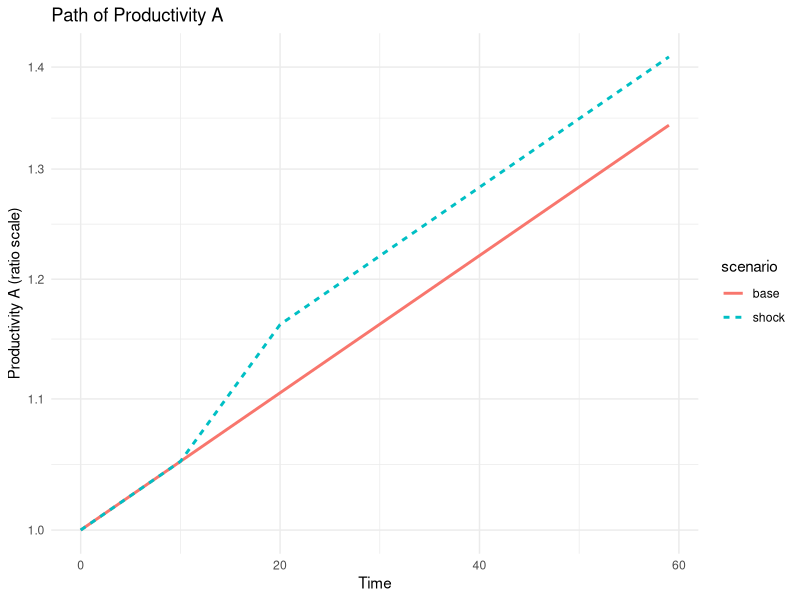
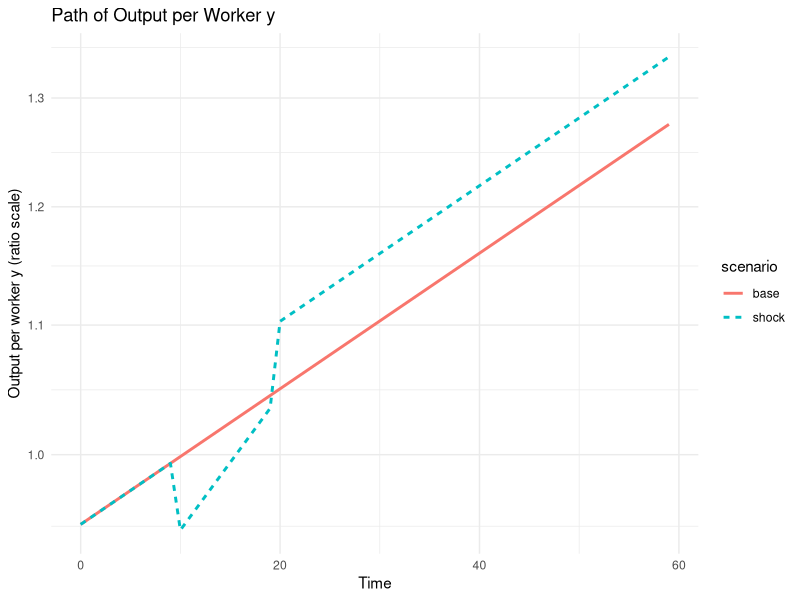
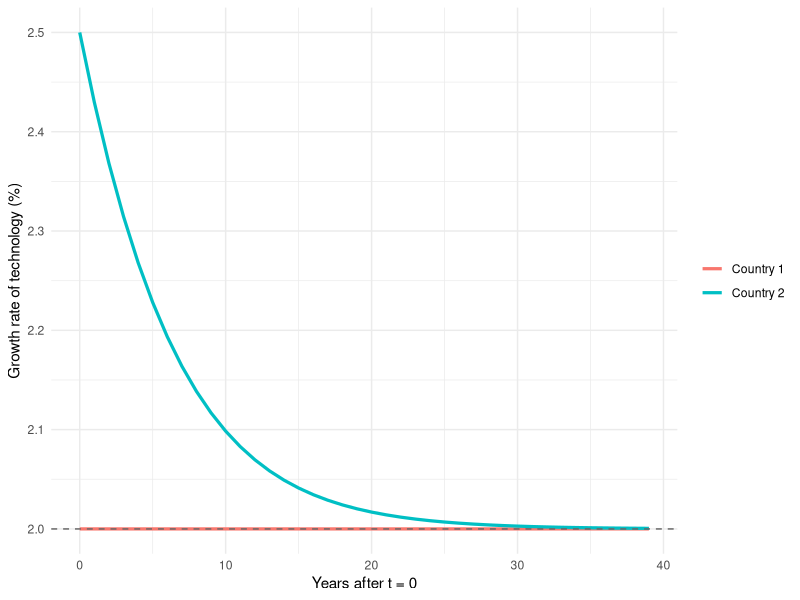

The R script that drew these images, in order:
## ---- chunk 1
knitr::opts_chunk$set(
  echo    = TRUE,
  message = FALSE,
  warning = FALSE
)
library(dplyr)
library(tibble)
library(ggplot2)
library(kableExtra)
## ---- chunk 2
alpha <- 1/3          # capital share 

countries <- tribble(             # input given data 
  ~Country,      ~y,   ~k,   ~h,
  "Netherlands", 0.78, 1.12, 0.90,
  "Paraguay",    0.16, 0.15, 0.70,
  "Pakistan",    0.15, 0.08, 0.47
) %>% 
  mutate(                                   # desired calculations 
    Factor_Accum = k^alpha * h^(1 - alpha),
    Productivity = y / Factor_Accum,
    Factor_Share = 100 * log(Factor_Accum) / log(y),
    Prod_Share   = 100 * log(Productivity) / log(y)
  )
## ---- chunk 3
knitr::kable(             # table output 
  countries %>%
    select(Country, y, k, h,
           `Factor Accum.` = Factor_Accum,
           Productivity,
           `Factor Share (%)`  = Factor_Share,
           `Prod. Share (%)`   = Prod_Share),
  digits = 3,
  caption = "Question 5 – Decomposing the 2017 income gap relative to the United States"
)
## ---- chunk 4
tbl <- data.frame(                                 # Input given data
  Country   = c("Argentina", "Uruguay", "Panama"),
  g_y       = c(0.31, 1.46, 1.59),   # Growth of output per worker (%)
  g_k       = c(0.88, 1.59, 1.97),   # Growth of capital per worker (%)
  g_h       = c(0.79, 0.73, 0.84)    # Growth of human capital per worker (%)
)

alpha <- 1/3          # capital share

tbl <- tbl |>
  mutate(             # desired calculations
    g_FA = alpha * g_k + (1 - alpha) * g_h, # Factor accumulaton growth
    g_A = g_y - g_FA,                       # TFP growth
    share_FA = 100 * g_FA / g_y, # % of growth due to FA
    share_A = 100 * g_A / g_y # % of growth due to TFP
)
## ---- chunk 5
knitr::kable(
  tbl |>
    select(Country, g_y, g_k, g_h, g_FA, g_A, share_FA, share_A),
    digits = 2,
    col.names = c("Country",
                  "\\protect$\\hat{y}$ (\\%)", 
                  "\\protect$\\hat{k}$ (\\%)", 
                  "\\protect$\\hat{h}$ (\\%)", 
                  "\\protect$\\hat{FA}$ (\\%)", 
                  "\\protect$\\hat{A}$ (\\%)",
                  "FA Share of Growth (\\%)",
                  "TFP Share of Growth (\\%)"),
    caption = "Question 6 – Growth rate decomposition, 1975‑2017",
  format = "latex",
  booktabs = TRUE,
  escape = FALSE
  ) |>
  kable_styling(latex_options = "HOLD_position")
## ---- chunk 6
library(tidyverse)

# Parameters
T          <- 60                 # periods
gamma_base <- 0.05               # baseline R&D share
gamma_high <- 0.10               # temporary high R&D share
t_start    <- 10                 # shock starts
t_end      <- 20                 # shock ends
mu         <- 10                 # idea price
A0         <- 1                  # initial productivity

# γ_A path
gammaA <- rep(gamma_base, T)
gammaA[(t_start+1):(t_end)] <- gamma_high      # R uses 1-indexing

# Growth rates of A
gA <- gammaA/mu                 #  \hat A_t

# Simulate paths
A  <- numeric(T); y  <- numeric(T)
A[1] <- A0; y[1] <- A0*(1-gammaA[1])

for(t in 2:T){
  A[t] <- A[t-1]*(1+gA[t-1])
  y[t] <- A[t]*(1-gammaA[t])
}

baseline_A <- cumprod(c(A0, rep(1+gamma_base/mu, T-1)))[1:T]
baseline_y <- baseline_A*(1-gamma_base)

sim_df <- tibble(
  period = 0:(T-1),
  A_shock = A,
  A_base  = baseline_A,
  y_shock = y,
  y_base  = baseline_y
) %>% pivot_longer(-period,
                   names_to = c("series","scenario"),
                   names_sep = "_",
                   values_to = "value")
## ---- chunk 7
ggplot(sim_df %>% filter(series=="A"),
aes(period, value, colour = scenario, linetype = scenario)) +
geom_line(size = 1) +
labs(y = "Productivity A (ratio scale)",
x = "Time",
title = "Path of Productivity A") +
scale_y_log10() +
theme_minimal()

ggplot(sim_df %>% filter(series=="y"),
aes(period, value, colour = scenario, linetype = scenario)) +
geom_line(size = 1) +
labs(y = "Output per worker y (ratio scale)",
x = "Time",
title = "Path of Output per Worker y") +
scale_y_log10() +
theme_minimal()
## ---- chunk 8
mu        <- 5
gamma_old <- 0.50
gamma_new <- 0.75

# (i) Growth rates of productivity and output per worker (equal to γ_A / μ)
g_A_old <- gamma_old / mu        # 10 % per year
g_A_new <- gamma_new / mu        # 15 % per year

# (ii) Instantaneous output drop (smaller production labor share)
drop_ratio <- (1 - gamma_new) / (1 - gamma_old)  # y_new(0) / y_old(0) = 0.25 / 0.50 = 0.5

# (iii) Time until the new path catches up with the old path (discrete compounding)
catch_up_years <- log((1 - gamma_old) / (1 - gamma_new)) /
  log((1 + g_A_new) / (1 + g_A_old))

round(c(g_A_old = g_A_old,
        g_A_new = g_A_new,
        drop_ratio = drop_ratio,
        catch_up_years = catch_up_years), 3)
## ---- chunk 9
beta <- 0.5
gamma_leader   <- 0.2
gamma_follower <- 0.1
mu_i           <- 10

ratio_star <- (gamma_leader / gamma_follower)^(1 / beta)
g_leader    <- gamma_leader / mu_i
g_follower  <- gamma_follower / (mu_i * ratio_star^beta)

c(ratio_star = ratio_star,
  g_leader    = g_leader,
  g_follower  = g_follower)
## ---- chunk 10
lambda      <- 0.18                 # speed of convergence
T           <- 40                   # horizon in years
ratio_0     <- 9                    # initial tech gap (leader 9× ahead)

time_grid   <- 0:(T - 1)
ratio_path  <- ratio_star + (ratio_0 - ratio_star) * exp(-lambda * time_grid)

g_base      <- gamma_follower / mu_i
g1_path     <- rep(g_leader, T)
g2_path     <- g_base + (ratio_path / ratio_star)^beta * (g_leader - g_base)

growth_paths <- tibble(
  year = time_grid,
  `Country 1` = g1_path,
  `Country 2` = g2_path,
  `A_1/A_2`   = ratio_path
)

growth_paths |>
  select(year, `Country 1`, `Country 2`) |>
  pivot_longer(-year, names_to = "Country", values_to = "growth") |>
  ggplot(aes(x = year, y = 100 * growth, colour = Country)) +
  geom_line(size = 1.1) +
  geom_hline(yintercept = 100 * g_leader, linetype = "dashed", colour = "grey40") +
  labs(x = "Years after t = 0",
       y = "Growth rate of technology (%)",
       colour = NULL) +
  theme_minimal()
